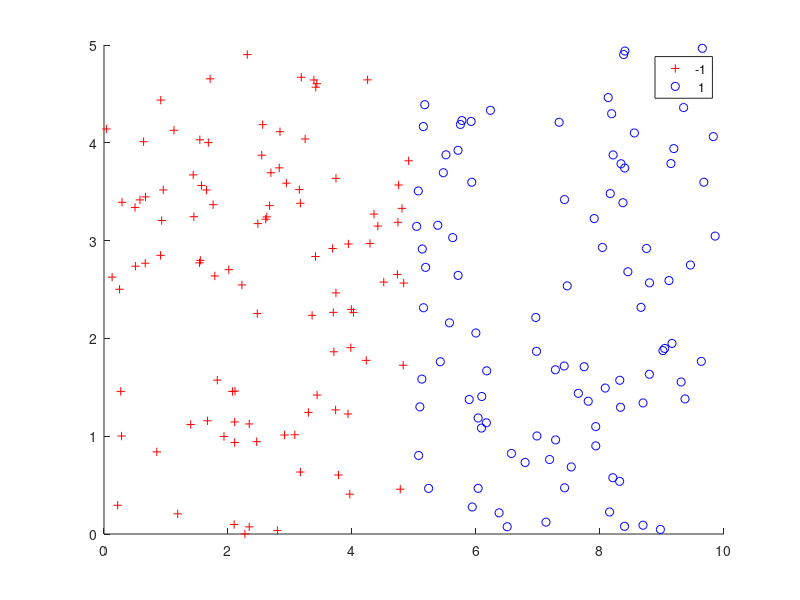

The MATLAB script that drew this image: (Note: this script raises an error after producing the figure.)
%% AdaBoost John, Nadim, Karim

%% Linear dataset
load('data_linear.mat'); data_linear = dataset'; clear dataset;
figure; gscatter(data_linear(:,1),data_linear(:,2),data_linear(:,3),'rb','+o');

%% Circular Dataset
load('circular_dataset.mat');
figure; gscatter(data_circular(:,1),data_circular(:,2),data_circular(:,3),'rb','+o');

%% 
load('linearly_separable_not_by_stump.mat'); data_tilted = data; clear data;
figure; gscatter(data_tilted(:,1),data_tilted(:,2),data_tilted(:,3),'rb','+o');

%% AdaBoost on Circular Dataset
n = size(data_circular,1);
Ts = [1,3,5,7,10,20,50,100,200];
all_gs = calculate_gs(data_circular);
CCRs = zeros(numel(Ts),1);

randOrder = randperm(n);
data_circular_train = data_circular(randOrder(1:160),:);
data_circular_test = data_circular(randOrder(161:200),:);
for i=1:numel(Ts)
    
    T = Ts(i);
    alphas = zeros(T,1);
    classifiers = zeros(T,3);
    weights = 1/n*ones(n,1);
    for t=1:T
        [best_feature, best_treshold, best_smaller_is, min_error] = calculate_best_g(data_circular_train, weights, all_gs);
        alphas(t,1) = 0.5*log((1-min_error)/min_error);
        classifiers(t,:) = [best_feature, best_treshold, best_smaller_is];
        weights = update_weights(data_circular_train, weights, best_feature, best_treshold, best_smaller_is, min_error);
    end
    CCRs(i,1) = test_our_boosted_classifier(data_circular_test,alphas,classifiers);

end
%% CCR
semilogx(Ts,CCRs,'*-'); xlabel('T'); ylabel('CCR'); title('CCRs for Circular Dataset');

%% AdaBoost on Tilted Dataset
n = size(data_tilted,1);
T = 200;
weights = 1/n*ones(n,1);
all_gs = calculate_gs(data_tilted);
alphas = zeros(T,1);
classifiers = zeros(T,3);

randOrder = randperm(n);
data_tilted_train = data_tilted(randOrder(1:160),:);
data_tilted_test = data_tilted(randOrder(161:200),:);

for t=1:T
    [best_feature, best_treshold, best_smaller_is, min_error] = calculate_best_g(data_tilted_train, weights, all_gs);
    alphas(t,1) = 0.5*log((1-min_error)/min_error);
    classifiers(t,:) = [best_feature, best_treshold, best_smaller_is];
    weights = update_weights(data_tilted_train, weights, best_feature, best_treshold, best_smaller_is, min_error);
end

CCR = test_our_boosted_classifier(data_tilted_test,alphas,classifiers);
